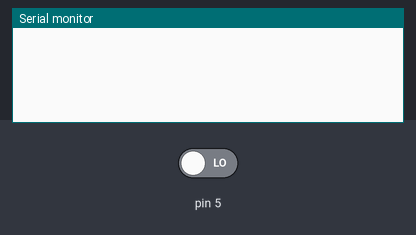
Bench run of a sketch on a simulated Arduino Uno, built with avr-gcc and run on an emulated ATmega328P. Parts: the last lines printed to the serial monitor. Inputs (shaded band) come from the test bench; at power-on: pin 5 LOW.

Above: at 1.2 s.
1.3 s: pin 5 driven HIGH
At 2.5 s:
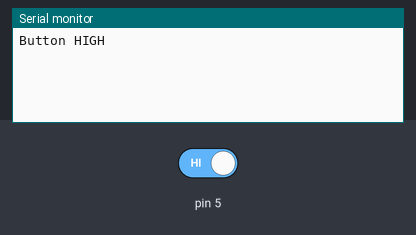
2.8 s: pin 5 driven LOW
At 3.9 s:
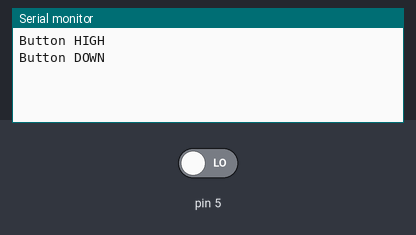

The sketch:

TeensySketchPushButton.ino
```cpp
int buttonStatus = LOW;
int prevButtonStatus = LOW;

void setup()
{
  Serial.begin(9600); // USB is always 12 Mbit/sec
  pinMode(5, INPUT);
}

void loop()
{
  buttonStatus = digitalRead(5);
  if (buttonStatus == HIGH && prevButtonStatus == LOW) {
    Serial.println("Button HIGH");
    prevButtonStatus = HIGH;
  }
  if (buttonStatus == LOW && prevButtonStatus == HIGH) {
    Serial.println("Button DOWN");
    prevButtonStatus = LOW;
  }

}
```

Measured:
- after the input at 1.3 s, the serial monitor: prints a new line at once (image 1)
- after the input at 2.8 s, the serial monitor: prints a new line at once (image 2)
